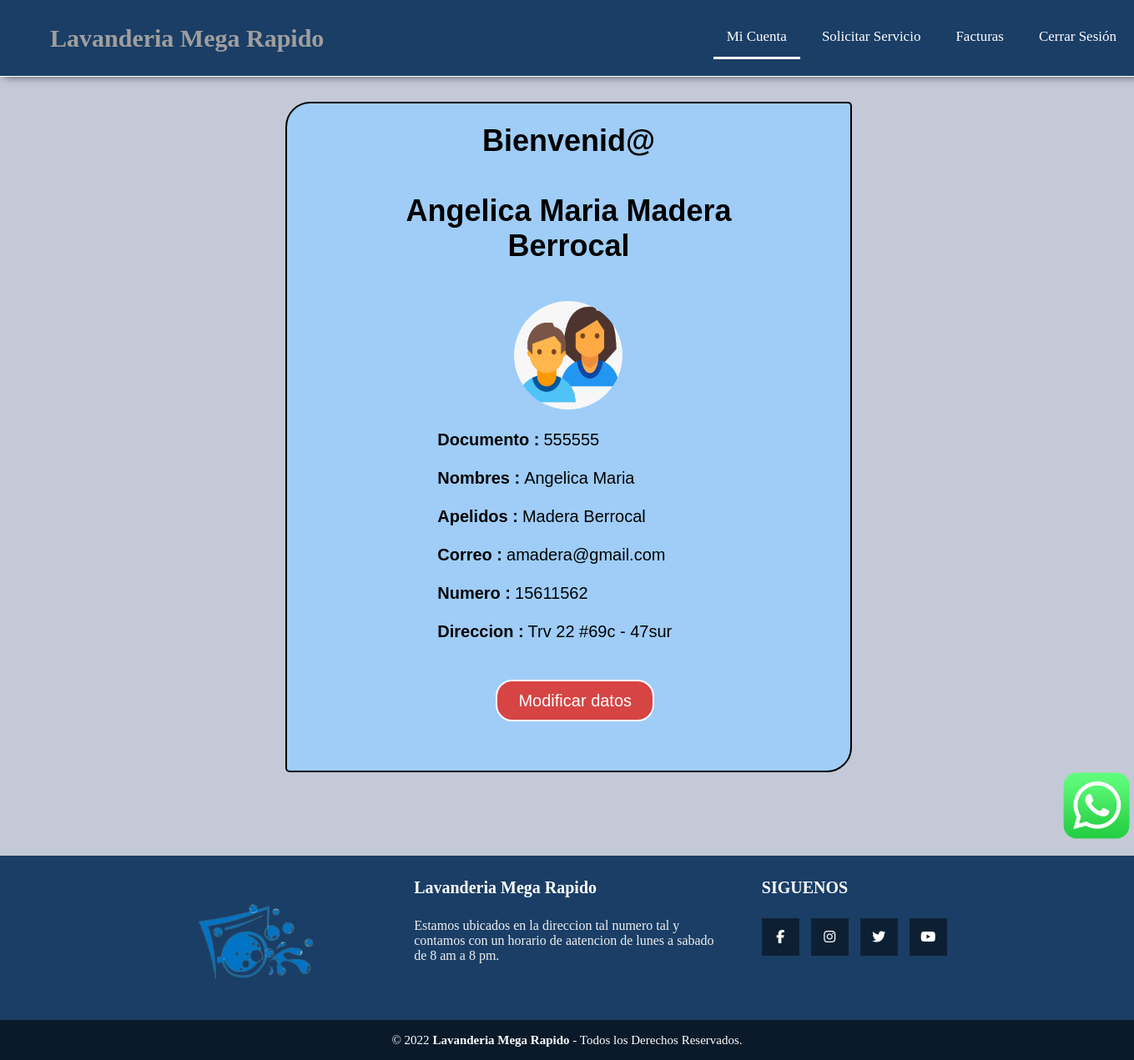
The page /Cliente/mi_cuenta_cli.php (signed in) on the database its author committed.
### tables this page shows
CREATE TABLE `usuarios` (
  `documento` int NOT NULL,
  `nombres` varchar(40) NOT NULL,
  `apellidos` varchar(40) NOT NULL,
  `usuario` varchar(20) NOT NULL,
  `contraseña` varchar(20) NOT NULL,
  `correo` varchar(40) NOT NULL,
  `num_celular` bigint NOT NULL,
  `direccion` varchar(40) NOT NULL,
  `tipo_usuario` varchar(1) NOT NULL DEFAULT 'C',
  `estado` varchar(30) NOT NULL DEFAULT 'Activo' COMMENT 'En este campo tenemos si el usuario esta activo o inactivo'
);

### Cliente/mi_cuenta_cli.php (the view, shortened to what this page needs)
<!DOCTYPE html>
<html lang="en">
<head>
    <link rel="stylesheet" href="../css/menu.css">
    <link rel="stylesheet" href="../css/pie_pagina.css">
    <link rel="stylesheet" href="cliente.css">
</head>
<body>
        <nav class="menu">
            <label class="titulo">Lavanderia Mega Rapido</label>
            <ul>
                <li><a href="mi_cuenta_cli.php" class="activo">Mi Cuenta</a></li>
                <li><a href="Servicios_Cliente.php">Solicitar Servicio</a></li>
                <li><a href="lista_facturas_cli.php">Facturas</a></li>
                <li><a href="cerrar_sesion.php">Cerrar Sesión</a></li>
            </ul>
        </nav>
        <div class="Contenedor_principal">
                <?php
               $documento = $_SESSION['documento'];
               require '../conecta.php';
               $sql = "SELECT * FROM usuarios WHERE documento = '$documento'; ";
               $result = mysqli_query($conn, $sql);
               if (mysqli_num_rows($result) > 0) {
                   while($row = mysqli_fetch_assoc($result)) {
                   $name = $row["nombres"];
                   $last_name = $row["apellidos"];
                   $email = $row["correo"];
                   $celular = $row["num_celular"];
                   $direccion = $row["direccion"];
                   }
               } else {
                   echo "Error en el if de asociacion linea 40 o en el comando sql linea 37";
               }
           ?>
        <div class="cuadro_datos">
        <div class="bienvenido">
        <h1>Bienvenid@  <br> <br><?php echo $name. " " . $last_name; ?> </h1><br>
        <img src="../img/bienvenido.png" class="img_bienvenidos">
        </div>
        <label class="cuadro_datos_label"><b>Documento :</b>  </label><label class="cuadro_datos_label_label"><?php echo $documento; ?></label><br><br>
        <label class="cuadro_datos_label"><b>Nombres   :</b></label><label class="cuadro_datos_label_label"><?php echo $name; ?></label><br><br>
        <label class="cuadro_datos_label"><b>Apelidos  : </b></label><label class="cuadro_datos_label_label"><?php echo $last_name; ?></label><br><br>
        <label class="cuadro_datos_label"><b> Correo    :</b> </label><label class="cuadro_datos_label_label"><?php echo $email; ?></label><br><br>
        <label class="cuadro_datos_label"><b> Numero    :</b> </label><label class="cuadro_datos_label_label"><?php echo $celular; ?></label><br><br>
        <label class="cuadro_datos_label"><b> Direccion :</b> </label><label class="cuadro_datos_label_label"><?php echo $direccion; ?></label><br><br><br>
        <form action="modificar_datos_cli.php" method="post">
            <input class="boton_modificar_datos" type="submit" value="Modificar datos">
        </div>
    <a href="https://api.whatsapp.com/send?phone=573054272142&text=Hola!%20tengo%20una%20duda!"  target="_blank"><img src="../img/whatsapp.webp" class="whatsapp"></a>
    </div>
    <footer class="pie-pagina">
        <div class="grupo-1">
            <div class="box">
                <figure>
                    <a href="#">
                        <img src="../img/icono.png" alt="Logo de SLee Dw">
                    </a>
                </figure>
            </div>
            <div class="box">
                <h2>Lavanderia Mega Rapido</h2>
                <p>Estamos ubicados en la direccion tal numero tal y contamos con un horario de aatencion de lunes a sabado de 8 am a 8 pm.</p>
            </div>
            <div class="box">
                <h2>SIGUENOS</h2>
                <div class="red-social">
                    <a href="#" class="fa fa-facebook"></a>
                    <a href="#" class="fa fa-instagram"></a>
                    <a href="#" class="fa fa-twitter"></a>
                    <a href="#" class="fa fa-youtube"></a>
                </div>
            </div>
        </div>
        <div class="grupo-2">
            <small>&copy; 2022 <b>Lavanderia Mega Rapido</b> - Todos los Derechos Reservados.</small>
        </div>
    </footer>
</body>
</html>

### css/menu.css (style rules this page uses)
.menu { background-color: rgb(26, 62, 102); width: 100%; display: flex; justify-content: space-between; align-items: center; border-bottom: 1px solid #fff; box-shadow: 5px 0 10px rgba(0, 0, 0, .6); position: sticky; top: 0px; padding: 20px 0px 20px 0px; }
.titulo { color: rgb(160, 158, 158); font-size: 30px; padding: 0 60px; font-weight: bold; outline: none; animation: animate 5s linear infinite; }
.menu ul { display: flex; list-style: none; margin-right: 30px; list-style-type: none; margin: 0; padding: 0; overflow: hidden; display: flex; }
.menu li { margin: 0 5px; right: 0; float: left; }
.menu a ,.dropbtn { text-decoration: none; font-size: 17px; display: block; display: inline-block; color: white; text-align: center; padding: 14px 16px; }
.activo { border-bottom: 3px solid white; }

### css/pie_pagina.css (style rules this page uses)
.pie-pagina { width: 100%; background-color: rgb(26, 62, 102); position:relative; bottom: 0; }
.pie-pagina .grupo-1 { width: 100%; max-width: 1200px; margin: auto; display:grid; grid-template-columns: repeat(3, 1fr); grid-gap:50px; padding: 10px 0px; }
.pie-pagina .grupo-1 .box figure { width: 100%; height: 100%; display: flex; justify-content: center; align-items: center; }
.pie-pagina .grupo-1 .box figure img { width: 250px; }
.pie-pagina .grupo-1 .box h2 { color: #fff; margin-bottom: 25px; font-size: 20px; }
.pie-pagina .grupo-1 .box p { color: #efefef; margin-bottom: 10px; }
.pie-pagina .grupo-1 .red-social a { display: inline-block; text-decoration: none; width: 45px; height: 45px; line-height: 45px; color: #fff; margin-right: 10px; background-color: #0d2033; text-align: center; transition: all 300ms ease; }
.pie-pagina .grupo-2 { background-color: #0a1a2a; padding: 15px 10px; text-align: center; color: #fff; }
.pie-pagina .grupo-2 small { font-size: 15px; }
body { margin: 0; padding: 0; background: rgb(195, 201, 214); display: flex; flex-direction: column; min-height: 100%; }
html { height: 100%; }

### Cliente/cliente.css (style rules this page uses)
.bienvenido { border-radius: 35px; width: 60%; margin: 20px 20% 20px 20% ; text-align: center; font-family: Impact, Haettenschweiler, 'Arial Narrow Bold', sans-serif; font-size: 18px; }
.Contenedor_principal { height: auto; width: 1349px; margin: auto; }
.img_bienvenidos { width: 130px; height: 130px; border-radius: 50%; margin-top: 0px; margin-bottom: 0px; }
.cuadro_datos { border: solid 2px black; border-radius: 30px 5px 30px 5px; background-color: rgb(159, 205, 248); font-size: 20px; margin-top: 30px; height: 800px; margin-left: 25%; margin-right: 25%; width: 50%; }
.boton_modificar_datos { border: solid rgb(48, 40, 40) 5px; border-radius: 20px; height: 50px; width: 190px; color: white; border: 2px solid white; font-size: 20px; margin-left: 250px; background-color: rgb(214, 68, 68); }
.cuadro_datos_label { float: left; margin-left: 180px; font-family: Arial, Helvetica, sans-serif; }
.cuadro_datos_label_label { margin-left: 5px; text-align: right; margin-right: 100px; font-family: Arial, Helvetica, sans-serif; }
.whatsapp { width: 80px; height: 80px; float: right; margin-left: 80%; margin-bottom: 20px; margin-top: 0px; position: relative; }

### rows shown on the page
usuarios: nombres "Angelica Maria", apellidos "Madera Berrocal", correo "amadera@gmail.com", num_celular "15611562", direccion "Trv 22 #69c - 47sur"

### other values the page prints
$documento "555555"
